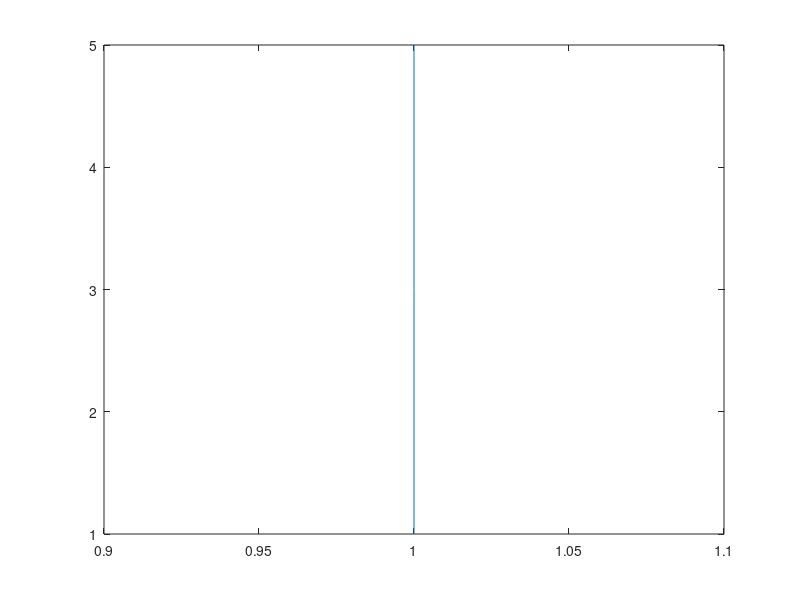

This chart was generated by the following MATLAB code:
clear; clc;

dt = 1;
iterations = 5;
transition = [1 0 dt 0; 0 1 0 dt; 0 0 1 0; 0 0 0 1];
x = zeros(4, iterations);

x(:,1) = [1 5 0 -1]';

for i = 2:iterations
   x(:,i) = transition * x(:,i-1);
end

plot_x = x(1,1:5);
plot_y = x(2,1:5);

plot(plot_x,plot_y)